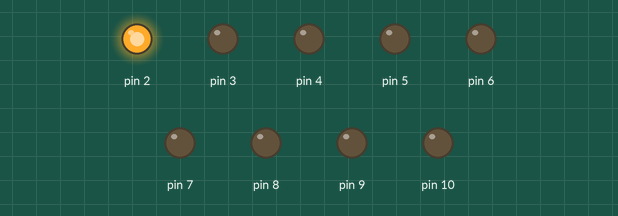
The sketch below on a simulated Arduino Uno, built with avr-gcc and run on an emulated ATmega328P. On the bench: output pins drawn as LEDs (lit = HIGH).

Above: at 0.1 s.
At 4.1 s:
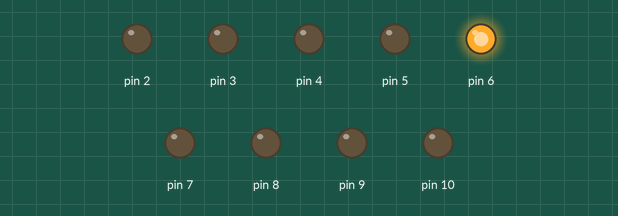
At 9.1 s:
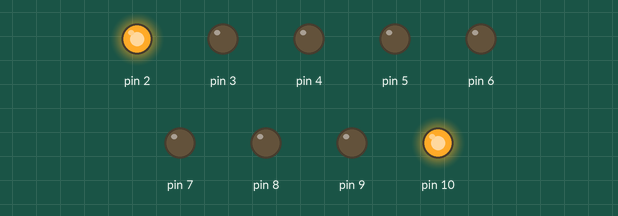
At 19.1 s:
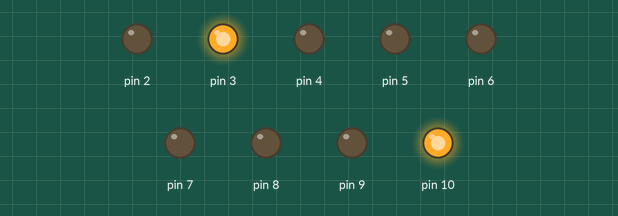
At 29.1 s:
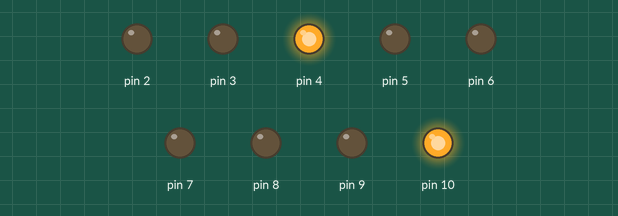
At 39.1 s:
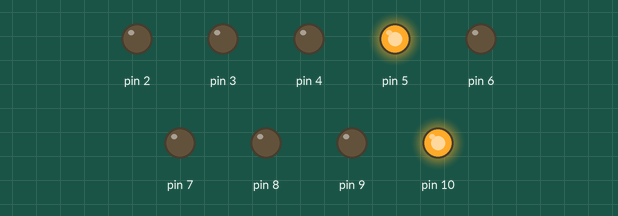
Timing chart, 0 to 40.0 s (numbered marks = the images above):
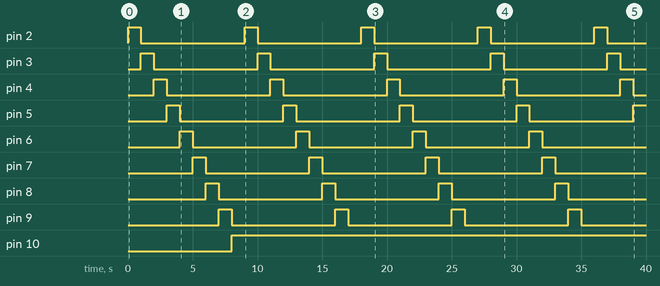

The sketch:

job09.ino
```cpp
byte i;
byte LedMin = 2; //valeur de la 1ere LED
byte LedMax = 10; // valeur de la dernière LED

void setup() {
   for(i=LedMin; i<=LedMax; i++) { pinMode(i, OUTPUT); }
}

void loop() {
   for(i=LedMin; i<=LedMax; i++) { // boucle for (pour i = LedMin et tant que i <= LEDmax, i+=1
      digitalWrite(i, HIGH); // Allumer i
     digitalWrite(i-1, LOW); // Eteindre i-1
      delay(1000); // espacement d'une seconde
   }

}
```

Measured:
- by itself, pin 2–9: alternates HIGH for 1.0 s and LOW for 8.0 s
- by itself, pin 10: LOW → HIGH at 8.0 s
